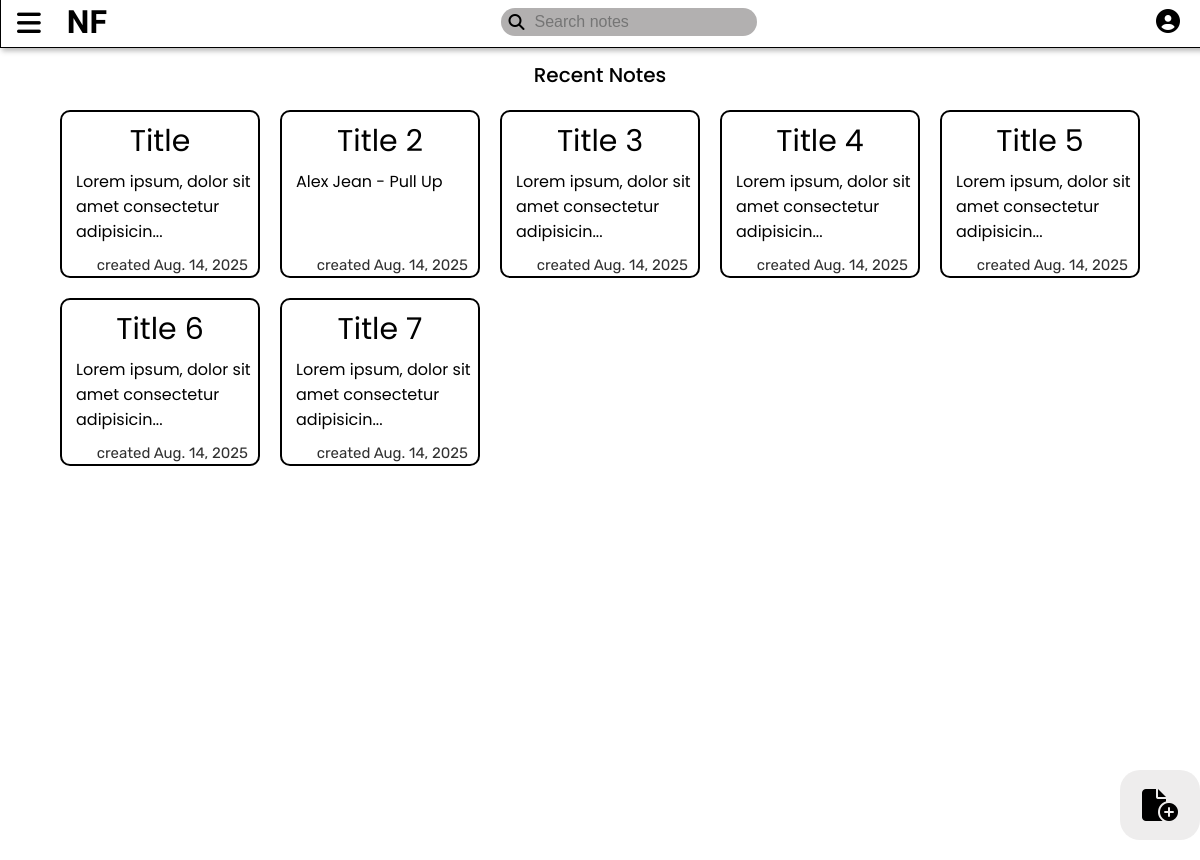
Page /recent-notes/ (signed in) on the committed database.
### Main/models.py (models this page shows, shortened)
class Note(models.Model):
    title = models.CharField(max_length=200)
    content = models.TextField()
    owner = models.ForeignKey(User, on_delete=models.CASCADE)
    created_at = models.DateField(auto_now_add=True)
    slug = models.SlugField(max_length=200, blank=True)
    class Meta:
        unique_together = (('title', 'owner'), ('slug', 'owner'))
    def name_snippet(self):
        return self.title if len(self.title) <= 10 else self.title[:7] + "..."
    def snippet(self):
        return self.content[:50] + "..." if len(self.content) > 50 else self.content

### Main/views.py (the view)
# urls.py: path("recent-notes/", views.NotesList, name="recent-notes"),
@login_required(login_url='login')
def NotesList(request):
    notes = Note.objects.filter(owner=request.user).order_by('-created_at')
    if request.method == 'POST':
        form = SearchForm(request.POST)
        if form.is_valid():
            query = form.cleaned_data['query']
            notes = Note.objects.filter(owner=request.user, title__icontains=query) | \
                    Note.objects.filter(owner=request.user, content__icontains=query)
    else:
        form = SearchForm()
    return render(request, 'note-recent.html', {'notes': notes, 'form': form})

### Main/forms.py
class SearchForm(forms.Form):
    query = forms.CharField(label='Search', max_length=100)

### Main/templates/note-recent.html (shortened to what this page needs)
{% load static %}
<!DOCTYPE html>
<html lang="en">
<head>
    <link rel="stylesheet" href="{% static 'recent.css' %}">
</head>
<body>
    <header>
        <div class="nav-icon">
            <button class="nav-btn" onclick="menuToggle()">
                <i class="fa-solid fa-bars"></i>
            </button>
            <a href="{% url 'recent-notes' %}"><h1>NF</h1></a>
        </div>
        <form method="post" action="" class="form">
            <label for="search">
                <i class="fa-solid fa-magnifying-glass"></i>
                <input required name="query" class="input" type="text" placeholder="Search notes" id="search">
                <div class="search-bg" id="searchbg"></div>
            </label>
        </form>
        <button class="profile">
            <a href="{% url 'account' %}"><i class="fa-solid fa-circle-user" id="user"></i></a>
        </button>
    </header>
    <div class="main">
        <p>Recent Notes<p>
        <main>
            {% for note in notes %}
                <a href="{% url 'note-detail' note.slug %}">
                    <div class="note">
                        <div class="title">{{ note.name_snippet }} </div>
                        <div class="snippet">{{ note.snippet }}</div>
                        <div class="date">created {{ note.created_at }}</div>
                    </div>
                </a>
            {% empty %}
                <p>NO NOTES ADDED YET</p>
            {% endfor %}
        </main>
    </div>
    <a href="{% url 'create-note' %}" class="create">
        <i class="fa-solid fa-file-circle-plus" class="create-icon"></i>
    </a>
</body>
</html>

### static/recent.css (style rules this page uses)
body { font-family: poppins; height: 100vh; margin: 0; }
a { color: #000; text-decoration: none; }
header { display: flex; justify-content: space-between; align-items: center; margin-top: -1.5rem; position: fixed; width: 100%; top: 20px; left: 0; height: 50px; padding: 0 10px; border: 1px solid black; box-shadow: rgba(57, 57, 57, 0.34) 2px 3px 5px; background: rgba(255, 255, 255, 0.559); backdrop-filter: blur(30px); z-index: 10; }
.nav-icon { font-family: winky rough; display: flex; align-items: baseline; justify-content: space-between; width: 6rem; }
.nav-icon button { border: none; background: transparent; font-size: 1.7rem; }
.form label { background: none; height: 1.8rem; width: 15rem; padding-inline: .5rem; display: flex; align-items: center; position: relative; }
.input { border: none; background: none; font-size: 1em; margin-left: .5em; }
.search-bg { width: 100%; height: 100%; background-color: #b2b0b0; position: absolute; z-index: -1; inset: 0; border-radius: 30px; }
.profile { border: none; background: none; font-size: 1.5rem; margin-right: 25px; cursor: pointer; transition: .3s cubic-bezier(0.68, -0.55, 0.265, 1.55); }
.nav-btn { cursor: pointer; transition: .25s ease; }
.main { margin-top: 60px; }
main { box-sizing: content-box; width: 100%; display: grid; grid-template-columns: repeat(auto-fit, 200px); justify-content: center; gap: 20px; }
.main p { text-align: center; color: #000; font-size: 20px; font-weight: 500; }
.note { position: relative; display: flex; flex-direction: column; align-items: center; height: 160px; padding: 2px 10px; z-index: 1; overflow: hidden; border-radius: 10px; border: 2px solid #000; transition: .2s cubic-bezier(0.6, -0.28, 0.735, 0.045); }
.title { font-size: 30px; padding: 5px; }
.snippet { width: 100%; text-overflow: ellipsis; overflow: hidden; text-align: start; padding-inline-start: 8px; }
.date { margin-top: auto; font-size: 15px; font-family: rubik; width: 100%; color: #313131; text-align: end; }
.create { position: fixed; bottom: 20px; right: 0px; width: 80px; height: 70px; font-size: 2rem; display: flex; justify-content: center; align-items: center; border-radius: 20px; background-color: rgba(218, 216, 216, 0.459); backdrop-filter: blur(7px); z-index: 100; transition: .2s cubic-bezier(0.6, -0.28, 0.735, 0.045); cursor: pointer; }

### rows in the picture
Note: name_snippet "Title", snippet "Lorem ipsum, dolor sit amet consectetur adipisicin...", created_at "Aug. 14, 2025"
Note: name_snippet "Title 2", snippet "Alex Jean - Pull Up", created_at "Aug. 14, 2025"
Note: name_snippet "Title 3", snippet "Lorem ipsum, dolor sit amet consectetur adipisicin...", created_at "Aug. 14, 2025"
Note: name_snippet "Title 4", snippet "Lorem ipsum, dolor sit amet consectetur adipisicin...", created_at "Aug. 14, 2025"
Note: name_snippet "Title 5", snippet "Lorem ipsum, dolor sit amet consectetur adipisicin...", created_at "Aug. 14, 2025"
Note: name_snippet "Title 6", snippet "Lorem ipsum, dolor sit amet consectetur adipisicin...", created_at "Aug. 14, 2025"
Note: name_snippet "Title 7", snippet "Lorem ipsum, dolor sit amet consectetur adipisicin...", created_at "Aug. 14, 2025"
